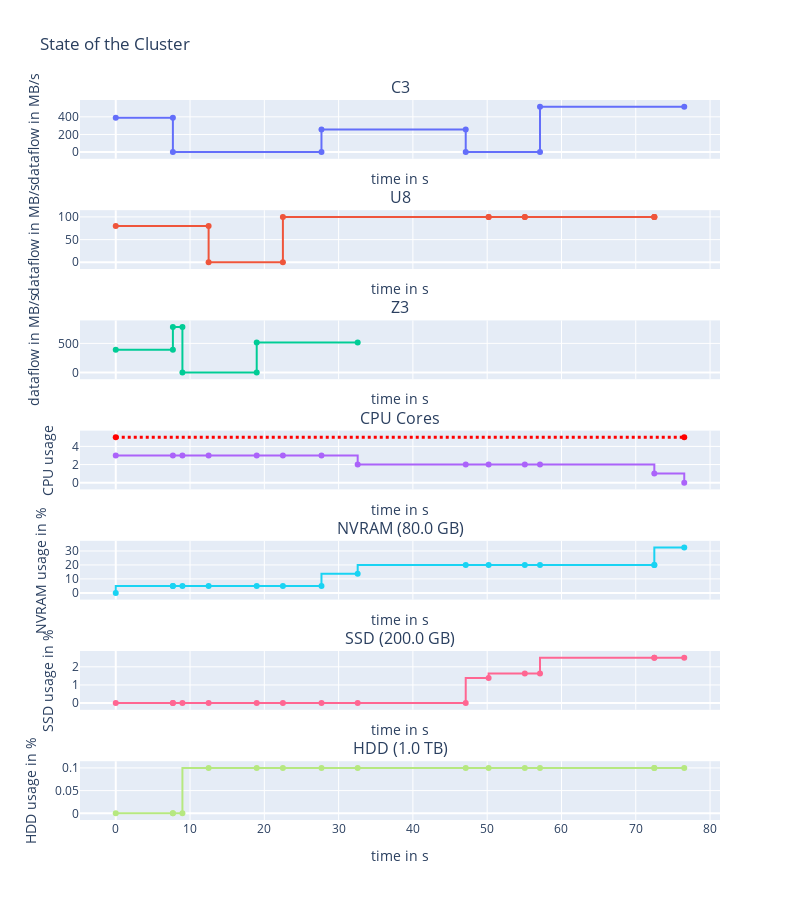

Here is the notebook cell this chart was saved with:
### Code cell
fig1 = cbb.display_placement(placement=bbopt.best_parameters_in_grid) # solution found by bbopt
fig2 = cbb.display_placement(placement=[0, 0, 0, 0, 0, 0, 0]) # most intuitive solution
fig1.show()

### Figure 1 — Plotly figure (JSON) as saved in the notebook; plotly's stock layout.template omitted (floating-point values rounded to 4 significant figures)
{"data": [{"line": {"shape": "hvh"}, "name": "C3", "showlegend": false, "text": ["READ|to/from:NVRAM|volume=3.0 GB", "READ|to/from:NVRAM|volume=3.0 GB", "COMPUTE|volume=0B", "COMPUTE|volume=0B", "WRITE|to/from:NVRAM|volume=5.0 GB", "WRITE|to/from:NVRAM|volume=5.0 GB", "COMPUTE|volume=0B", "COMPUTE|volume=0B", "WRITE|to/from:NVRAM|volume=10.0 GB", "WRITE|to/from:NVRAM|volume=10.0 GB"], "textposition": "top center", "type": "scatter", "x": [0, 7.692, 7.692, 27.69, 27.69, 47.11, 47.11, 57.11, 57.11, 76.53], "xaxis": "x", "y": [390, 390, 0, 0, 257.5, 257.5, 0, 0, 515, 515], "yaxis": "y"}, {"line": {"shape": "hvh"}, "name": "U8", "showlegend": false, "text": ["READ|to/from:HDD|volume=1.0 GB", "READ|to/from:HDD|volume=1.0 GB", "COMPUTE|volume=0B", "COMPUTE|volume=0B", "WRITE|to/from:SSD|volume=2.77 GB", "WRITE|to/from:SSD|volume=2.77 GB", "WRITE|to/from:SSD|volume=487.43 MB", "WRITE|to/from:SSD|volume=487.43 MB", "WRITE|to/from:SSD|volume=1.74 GB", "WRITE|to/from:SSD|volume=1.74 GB", "WRITE|to/from:SSD|volume=238.42 EB", "WRITE|to/from:SSD|volume=238.42 EB"], "textposition": "top center", "type": "scatter", "x": [0, 12.5, 12.5, 22.5, 22.5, 50.19, 50.19, 55.07, 55.07, 72.5, 72.5, 72.5], "xaxis": "x2", "y": [80, 80, 0, 0, 100, 100, 100, 100, 100, 100, 100, 100], "yaxis": "y2"}, {"line": {"shape": "hvh"}, "name": "Z3", "showlegend": false, "text": ["READ|to/from:NVRAM|volume=3.0 GB", "READ|to/from:NVRAM|volume=3.0 GB", "READ|to/from:NVRAM|volume=1.0 GB", "READ|to/from:NVRAM|volume=1.0 GB", "COMPUTE|volume=0B", "COMPUTE|volume=0B", "WRITE|to/from:NVRAM|volume=7.0 GB", "WRITE|to/from:NVRAM|volume=7.0 GB"], "textposition": "top center", "type": "scatter", "x": [0, 7.692, 7.692, 8.974, 8.974, 18.97, 18.97, 32.57], "xaxis": "x3", "y": [390, 390, 780, 780, 0, 0, 515, 515], "yaxis": "y3"}, {"line": {"shape": "hv"}, "showlegend": false, "type": "scatter", "x": [0, 7.692, 8.974, 12.5, 18.97, 22.5, 27.69, 32.57, 47.11, 50.19, 55.07, 57.11, 72.5, 76.53], "xaxis": "x4", "y": [3, 3, 3, 3, 3, 3, 3, 2, 2, 2, 2, 2, 1, 0], "yaxis": "y4"}, {"line": {"color": "red", "dash": "dot", "shape": "hv", "width": 3}, "showlegend": false, "text": ["Maximum available cores in cluster=5", "Maximum available cores in cluster=5"], "type": "scatter", "x": [0, 76.53], "xaxis": "x4", "y": [5, 5], "yaxis": "y4"}, {"line": {"shape": "vh"}, "name": "NVRAM", "showlegend": false, "text": ["C3|Read|NVRAM | +volume=3.0 GB", "Z3|Read|NVRAM | +volume=3.0 GB", "Z3|Read|NVRAM | +volume=1.0 GB", "U8|Read|HDD | +volume=1.0 GB", "Z3|Compute | +volume=0B", "U8|Compute | +volume=0B", "C3|Compute | +volume=0B", "Z3|Write|NVRAM | +volume=7.0 GB", "C3|Write|NVRAM | +volume=5.0 GB", "U8|Write|SSD | +volume=2.77 GB", "U8|Write|SSD | +volume=487.43 MB", "C3|Compute | +volume=0B", "U8|Write|SSD | +volume=1.74 GB", "U8|Write|SSD | +volume=238.42 EB", "C3|Write|NVRAM | +volume=10.0 GB"], "textposition": "top center", "type": "scatter", "x": [0, 7.692, 7.692, 8.974, 12.5, 18.97, 22.5, 27.69, 32.57, 47.11, 50.19, 55.07, 57.11, 72.5, 72.5, 76.53], "xaxis": "x5", "y": [0, 5, 5, 5, 5, 5, 5, 5, 13.75, 20, 20, 20, 20, 20, 20, 32.5], "yaxis": "y5"}, {"line": {"shape": "vh"}, "name": "SSD", "showlegend": false, "text": ["C3|Read|NVRAM | +volume=3.0 GB", "Z3|Read|NVRAM | +volume=3.0 GB", "Z3|Read|NVRAM | +volume=1.0 GB", "U8|Read|HDD | +volume=1.0 GB", "Z3|Compute | +volume=0B", "U8|Compute | +volume=0B", "C3|Compute | +volume=0B", "Z3|Write|NVRAM | +volume=7.0 GB", "C3|Write|NVRAM | +volume=5.0 GB", "U8|Write|SSD | +volume=2.77 GB", "U8|Write|SSD | +volume=487.43 MB", "C3|Compute | +volume=0B", "U8|Write|SSD | +volume=1.74 GB", "U8|Write|SSD | +volume=238.42 EB", "C3|Write|NVRAM | +volume=10.0 GB"], "textposition": "top center", "type": "scatter", "x": [0, 7.692, 7.692, 8.974, 12.5, 18.97, 22.5, 27.69, 32.57, 47.11, 50.19, 55.07, 57.11, 72.5, 72.5, 76.53], "xaxis": "x6", "y": [0, 0, 0, 0, 0, 0, 0, 0, 0, 0, 1.385, 1.628, 1.628, 2.5, 2.5, 2.5], "yaxis": "y6"}, {"line": {"shape": "vh"}, "name": "HDD", "showlegend": false, "text": ["C3|Read|NVRAM | +volume=3.0 GB", "Z3|Read|NVRAM | +volume=3.0 GB", "Z3|Read|NVRAM | +volume=1.0 GB", "U8|Read|HDD | +volume=1.0 GB", "Z3|Compute | +volume=0B", "U8|Compute | +volume=0B", "C3|Compute | +volume=0B", "Z3|Write|NVRAM | +volume=7.0 GB", "C3|Write|NVRAM | +volume=5.0 GB", "U8|Write|SSD | +volume=2.77 GB", "U8|Write|SSD | +volume=487.43 MB", "C3|Compute | +volume=0B", "U8|Write|SSD | +volume=1.74 GB", "U8|Write|SSD | +volume=238.42 EB", "C3|Write|NVRAM | +volume=10.0 GB"], "textposition": "top center", "type": "scatter", "x": [0, 7.692, 7.692, 8.974, 12.5, 18.97, 22.5, 27.69, 32.57, 47.11, 50.19, 55.07, 57.11, 72.5, 72.5, 76.53], "xaxis": "x7", "y": [0, 0, 0, 0, 0.1, 0.1, 0.1, 0.1, 0.1, 0.1, 0.1, 0.1, 0.1, 0.1, 0.1, 0.1], "yaxis": "y7"}], "layout": {"annotations": [{"font": {"size": 16}, "showarrow": false, "text": "C3", "x": 0.5, "xanchor": "center", "xref": "paper", "y": 1.0, "yanchor": "bottom", "yref": "paper"}, {"font": {"size": 16}, "showarrow": false, "text": "U8", "x": 0.5, "xanchor": "center", "xref": "paper", "y": 0.8469, "yanchor": "bottom", "yref": "paper"}, {"font": {"size": 16}, "showarrow": false, "text": "Z3", "x": 0.5, "xanchor": "center", "xref": "paper", "y": 0.6939, "yanchor": "bottom", "yref": "paper"}, {"font": {"size": 16}, "showarrow": false, "text": "CPU Cores", "x": 0.5, "xanchor": "center", "xref": "paper", "y": 0.5408, "yanchor": "bottom", "yref": "paper"}, {"font": {"size": 16}, "showarrow": false, "text": "NVRAM (80.0 GB)", "x": 0.5, "xanchor": "center", "xref": "paper", "y": 0.3878, "yanchor": "bottom", "yref": "paper"}, {"font": {"size": 16}, "showarrow": false, "text": "SSD (200.0 GB)", "x": 0.5, "xanchor": "center", "xref": "paper", "y": 0.2347, "yanchor": "bottom", "yref": "paper"}, {"font": {"size": 16}, "showarrow": false, "text": "HDD (1.0 TB)", "x": 0.5, "xanchor": "center", "xref": "paper", "y": 0.08163, "yanchor": "bottom", "yref": "paper"}], "height": 900, "title": {"text": "State of the Cluster"}, "width": 800, "xaxis": {"anchor": "y", "domain": [0, 1], "matches": "x7", "showticklabels": false, "title": {"text": "time in s"}}, "xaxis2": {"anchor": "y2", "domain": [0, 1], "matches": "x7", "showticklabels": false, "title": {"text": "time in s"}}, "xaxis3": {"anchor": "y3", "domain": [0, 1], "matches": "x7", "showticklabels": false, "title": {"text": "time in s"}}, "xaxis4": {"anchor": "y4", "domain": [0, 1], "matches": "x7", "showticklabels": false, "title": {"text": "time in s"}}, "xaxis5": {"anchor": "y5", "domain": [0, 1], "matches": "x7", "showticklabels": false, "title": {"text": "time in s"}}, "xaxis6": {"anchor": "y6", "domain": [0, 1], "matches": "x7", "showticklabels": false, "title": {"text": "time in s"}}, "xaxis7": {"anchor": "y7", "domain": [0, 1], "title": {"text": "time in s"}}, "yaxis": {"anchor": "x", "domain": [0.9184, 1.0], "title": {"text": "dataflow in MB/s"}}, "yaxis2": {"anchor": "x2", "domain": [0.7653, 0.8469], "title": {"text": "dataflow in MB/s"}}, "yaxis3": {"anchor": "x3", "domain": [0.6122, 0.6939], "title": {"text": "dataflow in MB/s"}}, "yaxis4": {"anchor": "x4", "domain": [0.4592, 0.5408], "title": {"text": "CPU usage"}}, "yaxis5": {"anchor": "x5", "domain": [0.3061, 0.3878], "title": {"text": "NVRAM usage in %"}}, "yaxis6": {"anchor": "x6", "domain": [0.1531, 0.2347], "title": {"text": "SSD usage in %"}}, "yaxis7": {"anchor": "x7", "domain": [0, 0.08163], "title": {"text": "HDD usage in %"}}}}
